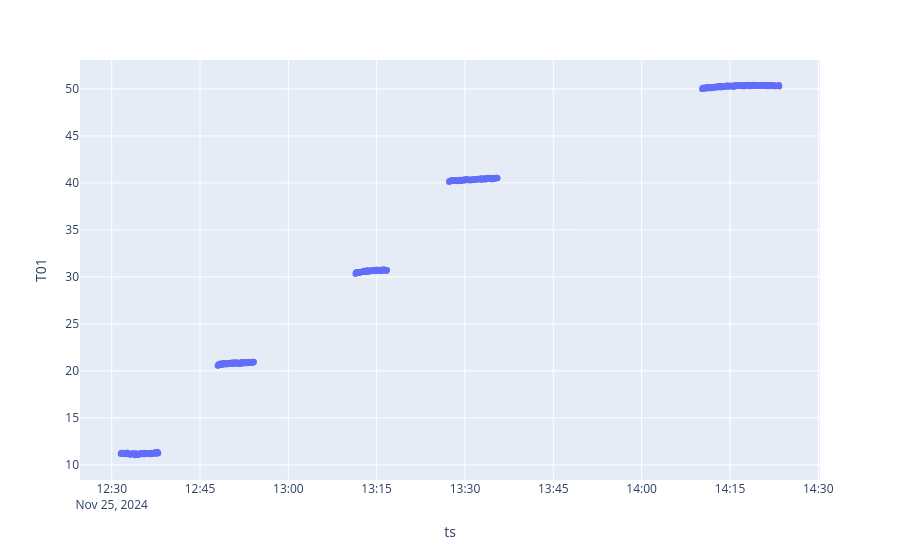

Notebook code cell kept with this figure:
### Markdown cell above
## La serie con `plotly.express`

`px.scatter` recibe el DataFrame en `data_frame`, el índice en `x` y el nombre de la columna en
`y`; `fig.show()` la dibuja. Cinco escalones de unos minutos cada uno, de 10 a 50 °C, y entre
uno y otro no hay lecturas. En el primero el sensor lee 11.2 °C donde la referencia marcaba 10:
ese desfase es lo que la calibración corrige. En la libreta la figura es interactiva; las horas
de inicio y fin de cada escalón que usan las celdas siguientes se leyeron del *hover*.

### Code cell
#| label: fig-calib-t01-serie
#| fig-cap: "Lecturas del sensor `T01` el 25 de noviembre de 2024, con `plotly.express`. Cinco escalones de unos minutos cada uno, de 10 a 50 °C, sin lecturas entre uno y otro."
#| fig-alt: "Puntos azules en cinco tramos horizontales escalonados entre las 12:30 y las 14:30, a 11, 21, 31, 40 y 50 grados."
fig = px.scatter(
    data_frame=T01,
    x=T01.index,
    y="T01"
)
fig.show()

### Figure 1 — Plotly figure (JSON) as saved in the notebook; plotly's stock layout.template omitted (floating-point values rounded to 4 significant figures; data arrays with more than 128 entries replaced by an {"elided": "..."} marker saying what was removed)
{"data": [{"hovertemplate": "ts=%{x}<br>T01=%{y}<extra></extra>", "legendgroup": "", "marker": {"color": "#636efa", "symbol": "circle"}, "mode": "markers", "name": "", "orientation": "v", "showlegend": false, "type": "scatter", "x": {"elided": "767 str values"}, "xaxis": "x", "y": {"elided": "767 float values"}, "yaxis": "y"}], "layout": {"legend": {"tracegroupgap": 0}, "margin": {"t": 60}, "xaxis": {"anchor": "y", "domain": [0, 1], "title": {"text": "ts"}}, "yaxis": {"anchor": "x", "domain": [0, 1], "title": {"text": "T01"}}}}
